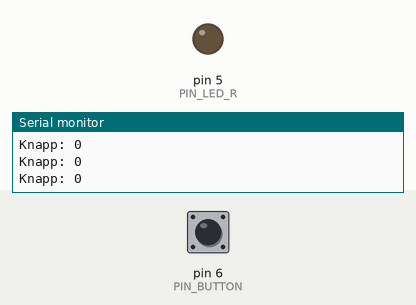
Simulated run of this sketch. Board: Arduino Uno, built with avr-gcc and run on an emulated ATmega328P. On the bench: output pins drawn as LEDs (lit = HIGH), the last lines printed to the serial monitor. The test bench sets the inputs (shaded band); at power-on: pin 6 (PIN_BUTTON) LOW.

Above: at 1.2 s.
1.3 s: pin 6 (PIN_BUTTON) pulled HIGH for 0.15 s
At 1.38 s:
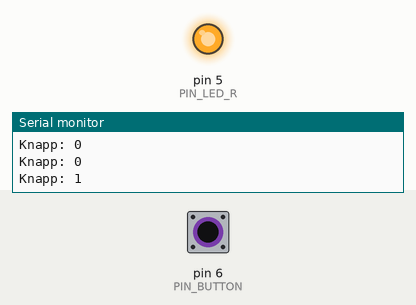
2.9 s: pin 6 (PIN_BUTTON) pulled HIGH for 3.2 s
At 6.5 s:
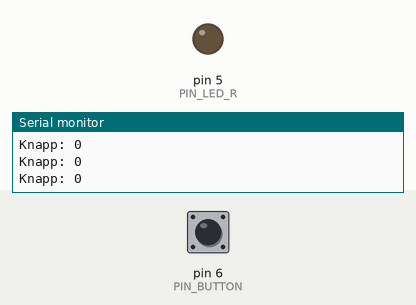
Timing chart, 0 to 8.0 s (numbered marks = the images above; inputs shaded):
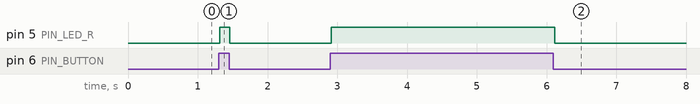

The sketch:

Lab1_oppg3-4.ino
```cpp
const int PIN_LED_R = 5;

const int PIN_BUTTON = 6;

void setup() {
  Serial.begin(9600);

  pinMode(PIN_LED_R, OUTPUT);
  pinMode(PIN_BUTTON, INPUT);
}

void loop() {
  bool buttonVal = digitalRead(PIN_BUTTON);
  Serial.print("Knapp: ");
  Serial.println(buttonVal);

  digitalWrite(PIN_LED_R, buttonVal);
}
```

Measured:
- after the input at 1.3 s, pin 5 (PIN_LED_R): LOW → HIGH at once, → LOW 0.15 s later
- after the input at 2.9 s, pin 5 (PIN_LED_R): LOW → HIGH at once, → LOW 3.2 s later
